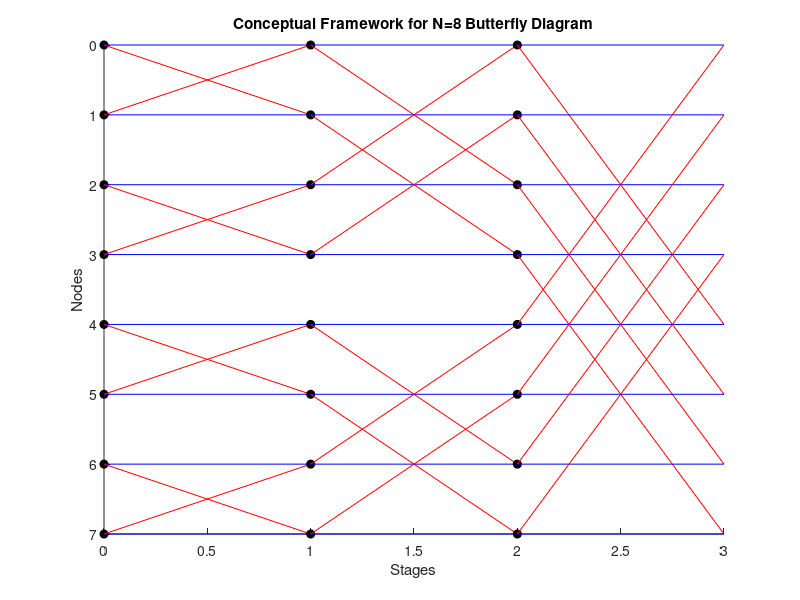

This chart was generated by the following MATLAB code:
x = [2, 1, 2, 1, 1, 2, 1, 2];
X = fft(x);
x_rec = ifft(X);

disp('FFT of sequence:');
disp(X);
disp('IFFT of sequence:');
disp(x_rec);


figure;
title('Conceptual Framework for N=8 Butterfly Diagram');
xlabel('Stages'); ylabel('Nodes');
hold on;
N = length(x);
stages = log2(N);


for s = 1:stages
    for k = 0:(N-1)
        plot(s-1, k, 'ko', 'MarkerFaceColor', 'k'); 
        plot([s-1, s], [k, k], 'b-'); % Horizontal paths
       

        step = 2^(s-1);
        if mod(k, 2*step) < step
            plot([s-1, s], [k, k+step], 'r-'); % Diagonal down
        else
            plot([s-1, s], [k, k-step], 'r-'); % Diagonal up
        end
    end
end
set(gca, 'YDir','reverse'); 
hold off;
